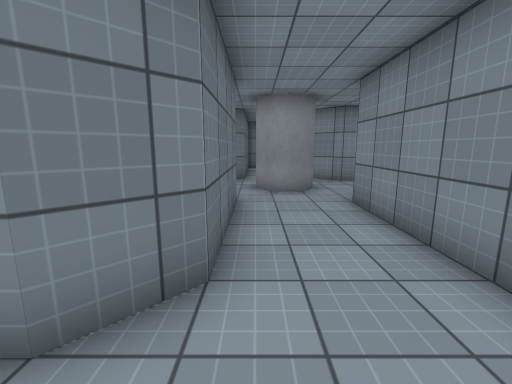
View 1 (above)

17 first-person views from a walk through a Unity game level. The camera is 1.4 m above the floor, tilts 10° down and sees 90° across. The floor is counted in squares, 1 m on a side. Each view is taken from the middle of a square. On the plan, view 1 faces up. The plan holds only what a view shows up to about 13 squares ahead; the rest is blank. Surface patterns are stand-ins for the level's own textures.

View 2
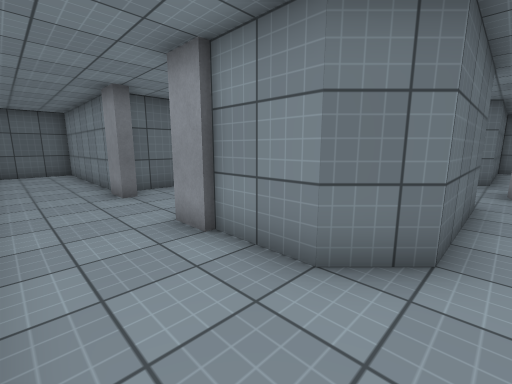

View 3
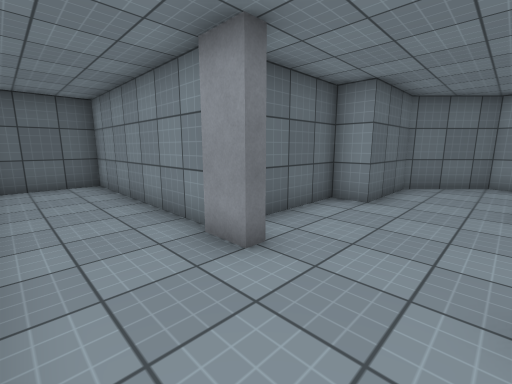

View 4
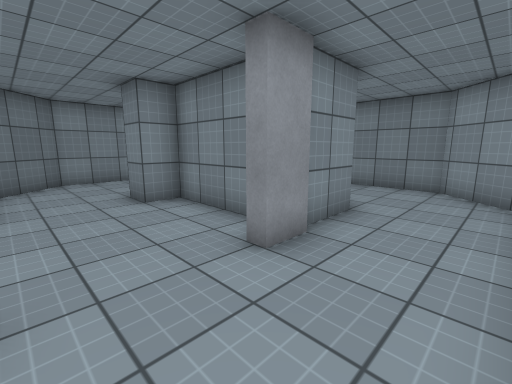

View 5
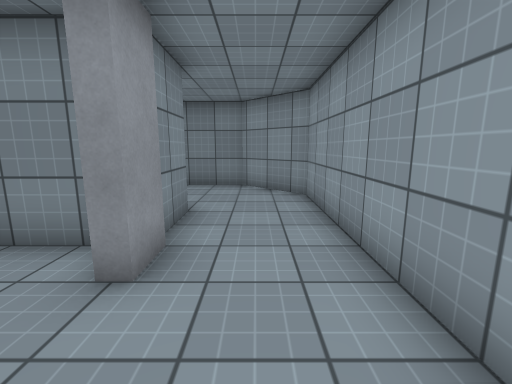

View 6
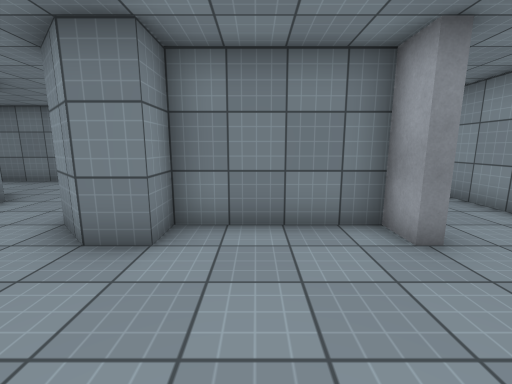

View 7
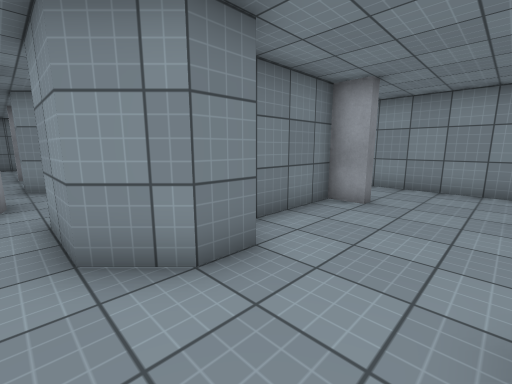

View 8
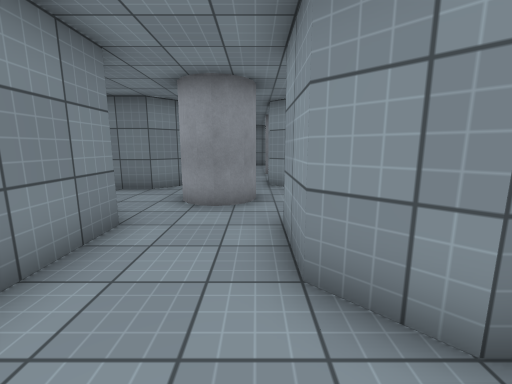

View 9
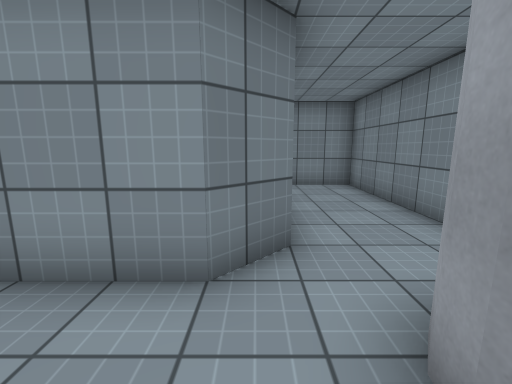

View 10
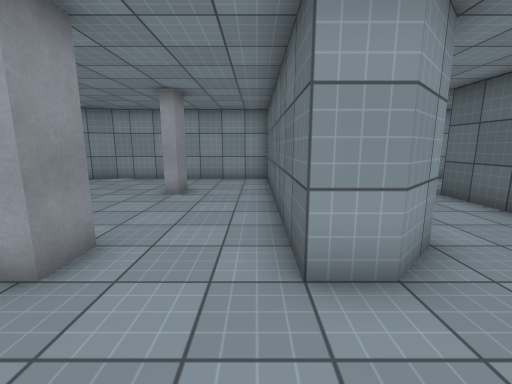

View 11
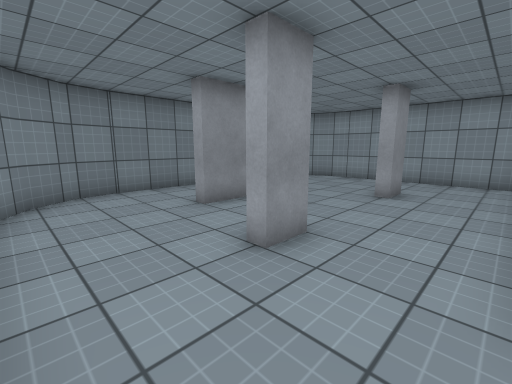

View 12
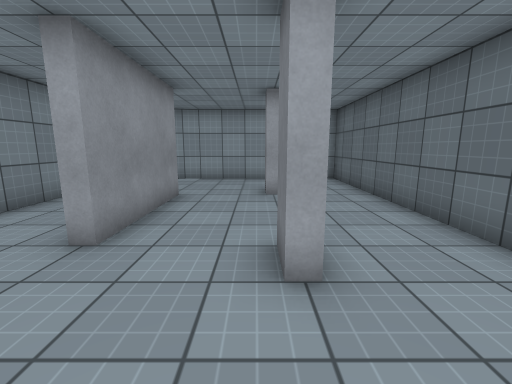

View 13
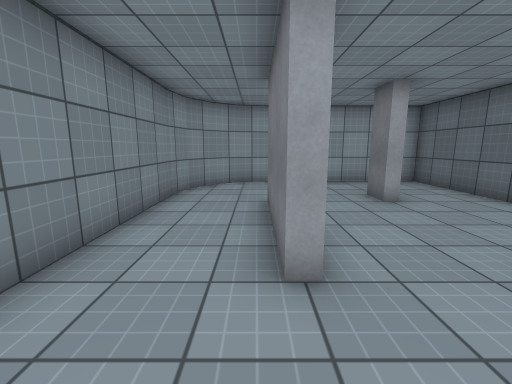

View 14
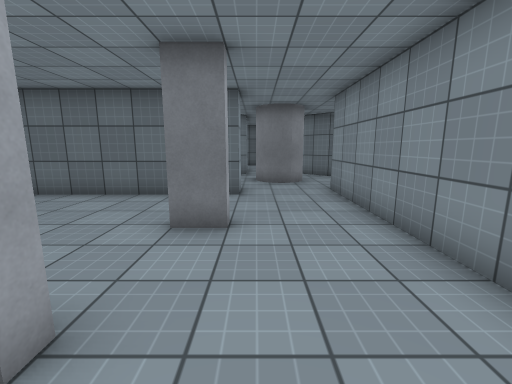

View 15
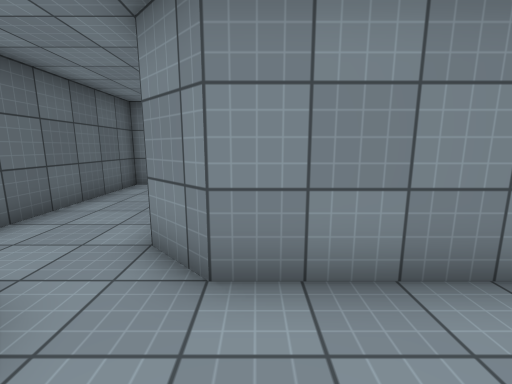

View 16
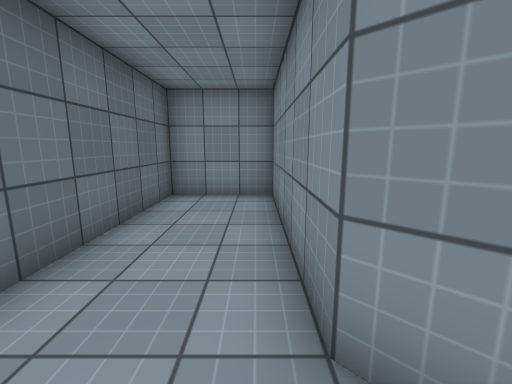

View 17
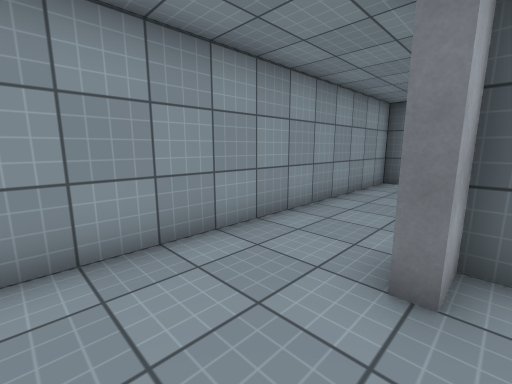

### Floor plan
Points are (right, up) in squares from view 1. A wall is a line through its corners. A room is listed if a view was taken in it or the views show most of it. See-through windows are left out.
Room 1 (views 1, 2, 3, 4, 5, 6, 7, 8, 9, 17)
walls: (-3.4, 1.3) (-4.5, 1.3) (-4.5, 1.7) (-3.5, 1.7) (-3.5, 5.5) (-4.5, 5.5) (-4.5, 6.5) (-3.5, 7.5) (-1.5, 7.5); (-8.5, 1.5) (-15.5, 1.5) (-15.5, -1.5) (0.5, -1.5) (2.5, 0.5) (2.5, 6.5) (3.5, 7.5); (-0.5, 6.5) (-0.5, 2.5) (-1.5, 1.5) (-3.5, 1.5); (0.1, 8.4) (-0.1, 9.4) (0.6, 9.9); (0, 8.8) (0.1, 9.6); (1, 8) (0.6, 8.1); (0, 9.2) (0.4, 9.8); (1.8, 8.2) (0.8, 8) (0.3, 8.3) (0.1, 8.6); (1.9, 8.4) (1.4, 8.1); (2, 8.8) (1.6, 8.1); (-0.5, 11.5) (-1.5, 10.5) (-5.5, 10.5) (-7.5, 8.5) (-7.5, 5.5) (-8.5, 5.5) (-8.5, 1.7) (-7.5, 1.7) (-7.5, 1.3) (-8.5, 1.3)
ways out: opening at (2, 8) to room 2; opening at (0, 10) to room 3
Room 2 (views 10, 11, 12, 13, 14, 15)
walls: (7.3, 6.4) (7.3, 7.5) (7.7, 7.5) (7.7, 6.5); (10.3, 2.5) (10.3, 6.5) (10.7, 6.5) (10.7, 2.5); (7.3, 1.4) (7.3, 2.5) (7.7, 2.5) (7.7, 1.5); (3.5, 7.5) (4.5, 7.5) (4.5, -1.5) (10.5, -1.5) (11.6, -1.3) (12.6, -0.6) (13.3, 0.4) (13.5, 1.5) (13.5, 7.5) (13.3, 8.6) (12.6, 9.6) (11.8, 10.1); (9.8, 10.5) (3.5, 10.5); (2, 9.2) (1.8, 8.2); (1.9, 9.6) (2, 9)
ways out: opening at (2, 8) to room 1; opening at (3, 10) to room 3
Room 3 (view 16)
walls: (1.3, 10) (1.7, 9.7) (1.9, 9.4); (3.5, 10.5) (2.5, 11.5) (2.5, 17.5) (-0.5, 17.5) (-0.5, 11.5)
ways out: opening at (0, 10) to room 1; opening at (3, 10) to room 2

Positions as (right, up) in squares from view 1, and headings:
1: (0, 0), facing up
2: (0, -1), facing up-left
3: (-5, -1), facing up-left
4: (-7, -1), facing up-right
5: (-7, 0), facing right
6: (-8, 4), facing right
7: (-7, 8), facing down-right
8: (-6, 8), facing right
9: (-1, 8), facing up
10: (5, 10), facing down
11: (5, 10), facing down-right
12: (8, 10), facing down
13: (11, 9), facing down
14: (12, 8), facing left
15: (4, 8), facing up
16: (2, 10), facing up
17: (-5, 2), facing down-left
